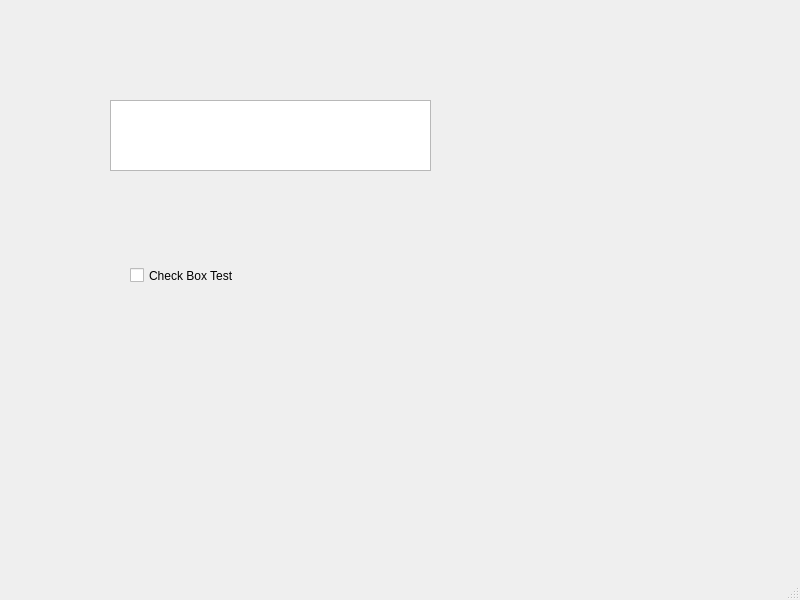
<?xml version="1.0" encoding="UTF-8"?>
<ui version="4.0">
 <class>MainWindow</class>
 <widget class="QMainWindow" name="MainWindow">
  <property name="geometry">
   <rect>
    <x>0</x>
    <y>0</y>
    <width>800</width>
    <height>600</height>
   </rect>
  </property>
  <property name="windowTitle">
   <string>MainWindow</string>
  </property>
  <widget class="QWidget" name="centralwidget">
   <widget class="QTextEdit" name="textEditOutput">
    <property name="geometry">
     <rect>
      <x>110</x>
      <y>100</y>
      <width>321</width>
      <height>71</height>
     </rect>
    </property>
   </widget>
   <widget class="QCheckBox" name="checkBox1">
    <property name="geometry">
     <rect>
      <x>130</x>
      <y>260</y>
      <width>151</width>
      <height>31</height>
     </rect>
    </property>
    <property name="text">
     <string>Check Box Test</string>
    </property>
   </widget>
  </widget>
  <widget class="QMenuBar" name="menubar">
   <property name="geometry">
    <rect>
     <x>0</x>
     <y>0</y>
     <width>800</width>
     <height>21</height>
    </rect>
   </property>
  </widget>
  <widget class="QStatusBar" name="statusbar"/>
 </widget>
 <resources/>
 <connections/>
</ui>
